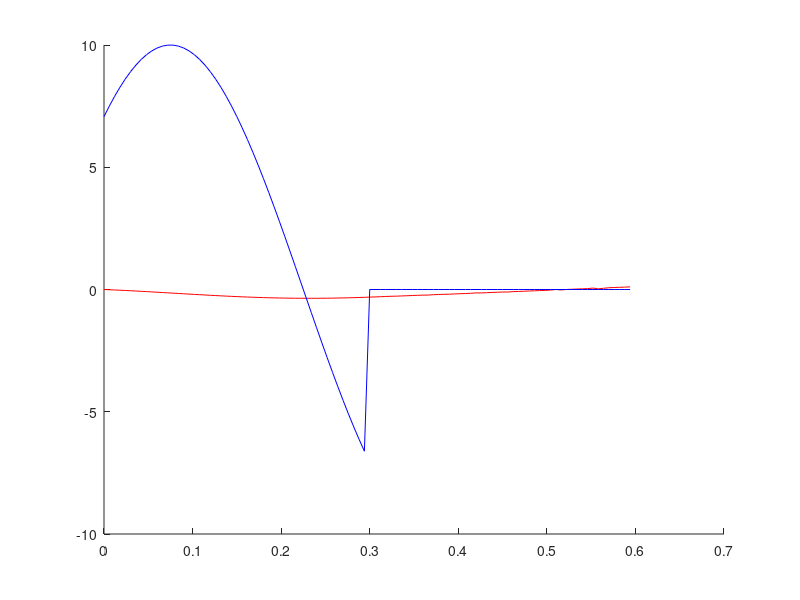
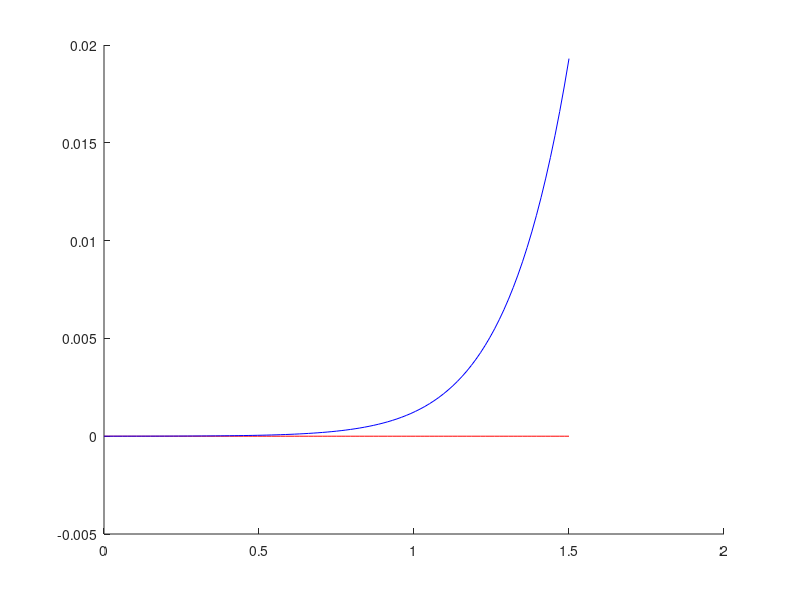
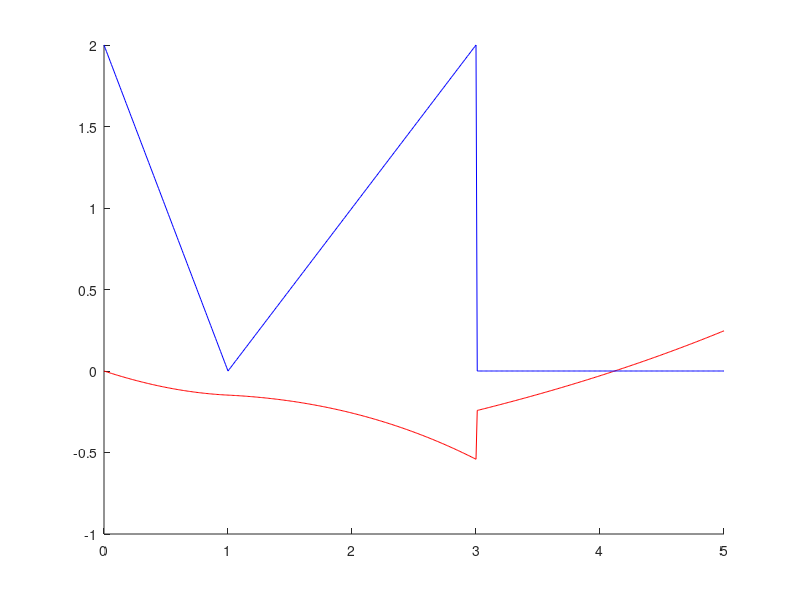

The MATLAB script that drew these images, in order: (Note: this script raises an error after producing the figures.)
global cnt A fi tau sigm omg t0


A = 10.0;
fi = pi ./ 4.0;
sigm = 1.0;
t0 = 4.0;
tau = 4.0;
omg = pi .* 2.0;


xFile1 = fopen('data/x1.txt', 'r');
xFile2 = fopen('data/x2.txt', 'r');
xFile3 = fopen('data/x3.txt', 'r');
yFile1 = fopen('data/y1.txt', 'r');
yFile2 = fopen('data/y2.txt', 'r');
yFile3 = fopen('data/y3.txt', 'r');
sFile1 = fopen('data/s1.txt', 'r');
sFile2 = fopen('data/s2.txt', 'r');
sFile3 = fopen('data/s3.txt', 'r');
y1 = fscanf(yFile1, '%lf', Inf);
y2 = fscanf(yFile2, '%lf', Inf);
y3 = fscanf(yFile3, '%lf', Inf);
s1 = fscanf(sFile1, '%lf', Inf);
s2 = fscanf(sFile2, '%lf', Inf);
s3 = fscanf(sFile3, '%lf', Inf);
x1 = fscanf(xFile1, "%lf", Inf);
x2 = fscanf(xFile2, "%lf", Inf);
x3 = fscanf(xFile3, "%lf", Inf);

fclose(yFile1);
fclose(yFile2);
fclose(yFile3);
fclose(sFile1);
fclose(sFile2);
fclose(sFile3);
fclose(xFile1);
fclose(xFile2);
fclose(xFile3);

fh_s1 = figure("name", "Signal one");
fh_s2 = figure("name", "Signal two");
fh_s3 = figure("name", "Signal three");
ah_s1 = axes(fh_s1);
ah_s2 = axes(fh_s2);
ah_s3 = axes(fh_s3);

line(x1, y1, 'parent', ah_s1, 'color', 'r');
line(x1, s1, 'parent', ah_s1, 'color', 'b');
line(x2, y2, 'parent', ah_s2, 'color', 'r');
line(x2, s2, 'parent', ah_s2, 'color', 'b');
line(x3, y3, 'parent', ah_s3, 'color', 'r');
line(x3, s3, 'parent', ah_s3, 'color', 'b');



format longE
cnt = 0;
disp('quad:');
quad('v2', -pi ./ 2, pi ./ 2, 1e-6)
disp('function calls:');
format short
cnt

%format longE
%cnt = 0;
%disp('integral:');
%integral('v2',-pi ./ 2, pi ./ 2)
%disp('function calls:');
%format short
%cnt

format longE
cnt = 0;
disp('quadl:');
quadl('v2', -pi ./ 2, pi ./ 2, 1e-6)
disp('function calls:');
format short
cnt

tpp = 0.0;
tpm = pi ./ omg;

y = y1;
s = s1;
tmax = 1.0;

x = linspace(0, tmax, length(x1));

for i = 1:length(x)
	if(x(i) < pi ./ omg)
		y(i) = s1_f(tpp) .* h(x(i) - tpp) + quad('fun', tpp, x(i) - s1_f(tpm), 1e-6) .* h(x(i)) - s1_f(tpm) * h(x(i) - tmax);
	else
		y(i) = s1_f(tpp) .* h(x(i) - tpp) + quad('fun', tpp, tpm - s1_f(tpm), 1e-6) .* h(x(i)) - s1_f(tpm) .* h (x(i) - tmax);
	end
end
disp('Difference between C++ and matlab data:')
disp('S1:')
norm(abs(y1 - y))

tmax = 10;
x = linspace(0, tmax, length(x2));
y = y2;
for i = 1:length(x)
	if(x(i) < pi ./ omg)
		y(i) = s2_f(tpp) .* h(x(i) - tpp) + quad('fun', tpp, x(i) - s2_f(tpm)) .* h(x(i)) - s2_f(tpm) * h(x(i) - tmax);
	else
		y(i) = s2_f(tpp) .* h(x(i) - tpp) + quad('fun', tpp, tpm - s2_f(tpm)) .* h(x(i)) - s2_f(tpm) .*  h(x(i) - tmax);
	end
end
disp('S2:')
norm(abs(y2 - y))

tmax = 5;
x = linspace(0, tmax, length(x3));
y = y3;
for i = 1:length(x)
	if(x(i) < pi ./ omg)
		y(i) = s3_f(tpp) .* h(x(i) - tpp) + quad('fun', tpp, x(i) - s3_f(tpm)) .* h(x(i)) - s3_f(tpm) * h(x(i) - tmax);
	else
		y(i) = s3_f(tpp) .* h(x(i) - tpp) + quad('fun', tpp, tpm - s3_f(tpm)) .* h(x(i)) - s3_f(tpm) .*  h(x(i) - tmax);
	end
end
disp('S3:')
norm(abs(y3 - y))
